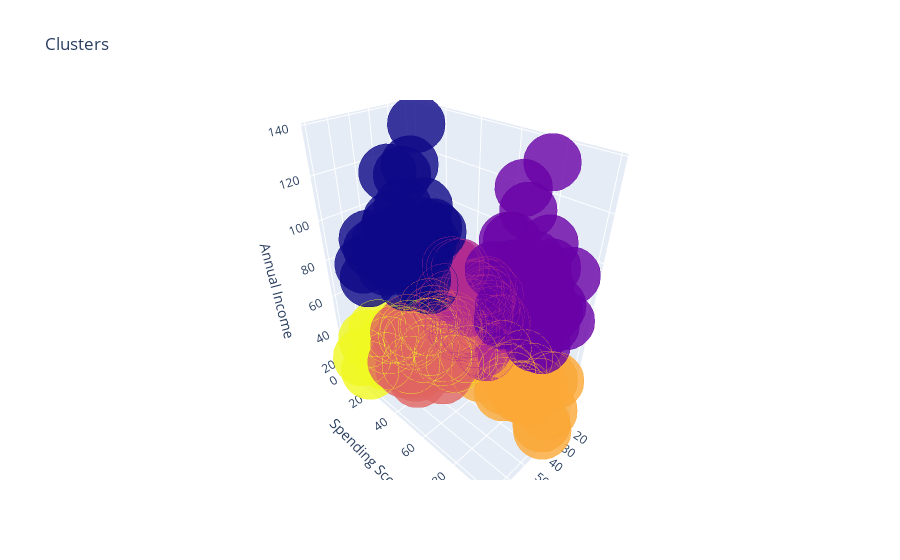

Source (notebook cell):
### Code cell
py.offline.init_notebook_mode(connected = True)
dataset['label'] =  labels
trace1 = go.Scatter3d(
    x= dataset['Age'],
    y= dataset['Spending Score (1-100)'],
    z= dataset['Annual Income (k$)'],
    mode='markers',
     marker=dict(
        color = dataset['label'], 
        size= 20,
        line=dict(
            color= dataset['label'],
            width= 12
        ),
        opacity=0.8
     )
)
data = [trace1]
layout = go.Layout(
    title= 'Clusters',
    scene = dict(
            xaxis = dict(title  = 'Age'),
            yaxis = dict(title  = 'Spending Score'),
            zaxis = dict(title  = 'Annual Income')
        )
)
fig = go.Figure(data=data, layout=layout)
py.offline.iplot(fig)
plt.show();

### Figure 1 — Plotly figure (JSON) as saved in the notebook; plotly's stock layout.template omitted (floating-point values rounded to 4 significant figures; data arrays with more than 128 entries replaced by an {"elided": "..."} marker saying what was removed)
{"data": [{"marker": {"color": {"elided": "200 int values"}, "line": {"color": {"elided": "200 int values"}, "width": 12}, "opacity": 0.8, "size": 20}, "mode": "markers", "type": "scatter3d", "x": {"elided": "200 int values"}, "y": {"elided": "200 int values"}, "z": {"elided": "200 int values"}}], "layout": {"scene": {"xaxis": {"title": {"text": "Age"}}, "yaxis": {"title": {"text": "Spending Score"}}, "zaxis": {"title": {"text": "Annual Income"}}}, "title": {"text": "Clusters"}}}
